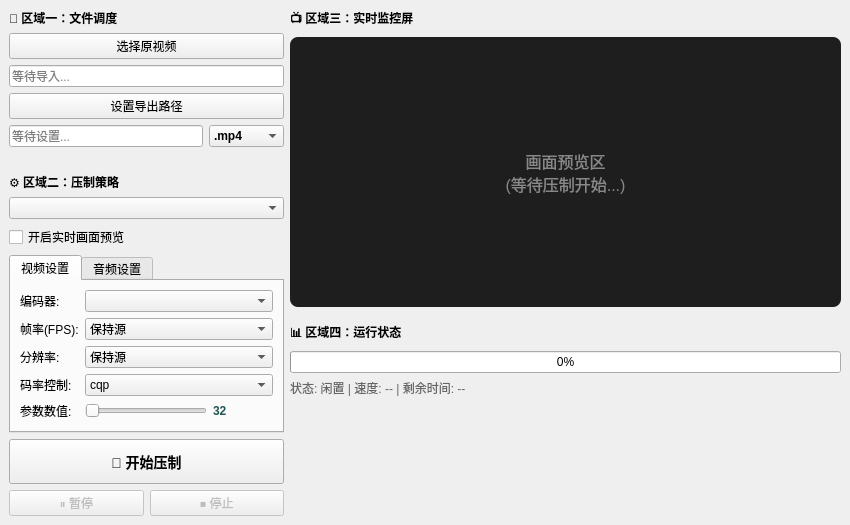
<?xml version="1.0" encoding="UTF-8"?>
<ui version="4.0">
 <class>MainWindow</class>
 <widget class="QMainWindow" name="MainWindow">
  <property name="geometry">
   <rect>
    <x>0</x>
    <y>0</y>
    <width>850</width>
    <height>500</height>
   </rect>
  </property>
  <property name="windowTitle">
   <string>xxh视频压制工具 v1.0</string>
  </property>
  <widget class="QWidget" name="centralwidget">
   <layout class="QHBoxLayout" name="main_layout" stretch="1,2">
    <item>
     <layout class="QVBoxLayout" name="left_panel">
      <item>
       <widget class="QLabel" name="label_1">
        <property name="text"><string>&lt;b&gt;📁 区域一：文件调度&lt;/b&gt;</string></property>
       </widget>
      </item>
      <item>
       <widget class="QPushButton" name="btn_input">
        <property name="text"><string>选择原视频</string></property>
       </widget>
      </item>
      <item>
       <widget class="QLineEdit" name="txt_input">
        <property name="placeholderText"><string>等待导入...</string></property>
       </widget>
      </item>
      <item>
       <widget class="QPushButton" name="btn_output">
        <property name="text"><string>设置导出路径</string></property>
       </widget>
      </item>
      <item>
       <layout class="QHBoxLayout" name="output_layout">
        <item>
         <widget class="QLineEdit" name="txt_output">
          <property name="placeholderText"><string>等待设置...</string></property>
         </widget>
        </item>
        <item>
         <widget class="QComboBox" name="cb_format">
          <property name="minimumSize"><size><width>75</width><height>0</height></size></property>
          <property name="styleSheet"><string>font-weight: bold;</string></property>
          <item><property name="text"><string>.mp4</string></property></item>
          <item><property name="text"><string>.mkv</string></property></item>
          <item><property name="text"><string>.mov</string></property></item>
          <item><property name="text"><string>.flv</string></property></item>
          <item><property name="text"><string>.avi</string></property></item>
         </widget>
        </item>
       </layout>
      </item>
      <item>
       <spacer name="verticalSpacer_1">
        <property name="orientation"><enum>Qt::Vertical</enum></property>
        <property name="sizeType"><enum>QSizePolicy::Fixed</enum></property>
        <property name="sizeHint"><size><width>20</width><height>20</height></size></property>
       </spacer>
      </item>
      <item>
       <widget class="QLabel" name="label_2">
        <property name="text"><string>&lt;b&gt;⚙️ 区域二：压制策略&lt;/b&gt;</string></property>
       </widget>
      </item>
      <item>
       <widget class="QComboBox" name="combo_preset"/>
      </item>
      <item>
       <widget class="QCheckBox" name="chk_preview">
        <property name="text"><string>开启实时画面预览</string></property>
       </widget>
      </item>
      <item>
       <widget class="QTabWidget" name="tab_custom">
        <property name="visible"><bool>false</bool></property>
        <property name="currentIndex"><number>0</number></property>
        <widget class="QWidget" name="tab_video">
         <attribute name="title"><string>视频设置</string></attribute>
         <layout class="QFormLayout" name="layout_video">
          <item row="0" column="0"><widget class="QLabel" name="lbl_v1"><property name="text"><string>编码器:</string></property></widget></item>
          <item row="0" column="1"><widget class="QComboBox" name="cb_v_encoder"/></item>
          <item row="1" column="0"><widget class="QLabel" name="lbl_v2"><property name="text"><string>帧率(FPS):</string></property></widget></item>
          <item row="1" column="1">
           <widget class="QComboBox" name="cb_v_fps">
            <item><property name="text"><string>保持源</string></property></item>
            <item><property name="text"><string>24</string></property></item>
            <item><property name="text"><string>30</string></property></item>
            <item><property name="text"><string>60</string></property></item>
           </widget>
          </item>
          <item row="2" column="0"><widget class="QLabel" name="lbl_v3"><property name="text"><string>分辨率:</string></property></widget></item>
          <item row="2" column="1">
           <widget class="QComboBox" name="cb_v_res">
            <item><property name="text"><string>保持源</string></property></item>
            <item><property name="text"><string>720p</string></property></item>
            <item><property name="text"><string>1080p</string></property></item>
            <item><property name="text"><string>1440p</string></property></item>
            <item><property name="text"><string>2160p</string></property></item>
           </widget>
          </item>
          <item row="3" column="0"><widget class="QLabel" name="lbl_v4"><property name="text"><string>码率控制:</string></property></widget></item>
          <item row="3" column="1">
           <widget class="QComboBox" name="cb_v_rc">
            <item><property name="text"><string>cqp</string></property></item>
            <item><property name="text"><string>vbr</string></property></item>
            <item><property name="text"><string>cbr</string></property></item>
           </widget>
          </item>
          <item row="4" column="0"><widget class="QLabel" name="lbl_v5"><property name="text"><string>参数数值:</string></property></widget></item>
          <item row="4" column="1">
           <layout class="QHBoxLayout" name="val_layout">
            <item>
             <widget class="QSlider" name="sld_v_value">
              <property name="orientation"><enum>Qt::Horizontal</enum></property>
             </widget>
            </item>
            <item>
             <widget class="QLabel" name="lbl_v_val_display">
              <property name="minimumSize"><size><width>60</width><height>0</height></size></property>
              <property name="styleSheet"><string>font-weight: bold; color: #225555;</string></property>
              <property name="text"><string>32</string></property>
             </widget>
            </item>
           </layout>
          </item>
         </layout>
        </widget>
        <widget class="QWidget" name="tab_audio">
         <attribute name="title"><string>音频设置</string></attribute>
         <layout class="QFormLayout" name="layout_audio">
          <item row="0" column="0"><widget class="QLabel" name="lbl_a1"><property name="text"><string>编码器:</string></property></widget></item>
          <item row="0" column="1">
           <widget class="QComboBox" name="cb_a_encoder">
            <item><property name="text"><string>aac</string></property></item>
            <item><property name="text"><string>mp3</string></property></item>
            <item><property name="text"><string>copy</string></property></item>
            <item><property name="text"><string>an (剥离静音)</string></property></item>
           </widget>
          </item>
          <item row="1" column="0"><widget class="QLabel" name="lbl_a2"><property name="text"><string>码率:</string></property></widget></item>
          <item row="1" column="1">
           <widget class="QComboBox" name="cb_a_bitrate">
            <item><property name="text"><string>320k</string></property></item>
            <item><property name="text"><string>192k</string></property></item>
            <item><property name="text"><string>128k</string></property></item>
           </widget>
          </item>
          <item row="2" column="0"><widget class="QLabel" name="lbl_a3"><property name="text"><string>采样率:</string></property></widget></item>
          <item row="2" column="1">
           <widget class="QComboBox" name="cb_a_sample">
            <item><property name="text"><string>保持源</string></property></item>
            <item><property name="text"><string>44100</string></property></item>
            <item><property name="text"><string>48000</string></property></item>
           </widget>
          </item>
         </layout>
        </widget>
       </widget>
      </item>
      <item>
       <spacer name="verticalSpacer_2">
        <property name="orientation"><enum>Qt::Vertical</enum></property>
        <property name="sizeHint"><size><width>20</width><height>40</height></size></property>
       </spacer>
      </item>
      <item>
       <widget class="QPushButton" name="btn_start">
        <property name="minimumSize"><size><width>0</width><height>45</height></size></property>
        <property name="styleSheet"><string>font-weight: bold; font-size: 14px;</string></property>
        <property name="text"><string>🚀 开始压制</string></property>
       </widget>
      </item>
      <item>
       <layout class="QHBoxLayout" name="btn_layout">
        <item>
         <widget class="QPushButton" name="btn_pause">
          <property name="enabled"><bool>false</bool></property>
          <property name="text"><string>⏸ 暂停</string></property>
         </widget>
        </item>
        <item>
         <widget class="QPushButton" name="btn_stop">
          <property name="enabled"><bool>false</bool></property>
          <property name="text"><string>⏹ 停止</string></property>
         </widget>
        </item>
       </layout>
      </item>
     </layout>
    </item>
    <item>
     <layout class="QVBoxLayout" name="right_panel">
      <item>
       <widget class="QLabel" name="label_3">
        <property name="text"><string>&lt;b&gt;📺 区域三：实时监控屏&lt;/b&gt;</string></property>
       </widget>
      </item>
      <item>
       <widget class="QLabel" name="lbl_preview">
        <property name="minimumSize"><size><width>480</width><height>270</height></size></property>
        <property name="styleSheet"><string>background-color: #1e1e1e; color: #888888; border-radius: 8px; font-size: 16px;</string></property>
        <property name="text"><string>画面预览区
(等待压制开始...)</string></property>
        <property name="alignment"><set>Qt::AlignCenter</set></property>
       </widget>
      </item>
      <item>
       <spacer name="verticalSpacer_3">
        <property name="orientation"><enum>Qt::Vertical</enum></property>
        <property name="sizeType"><enum>QSizePolicy::Fixed</enum></property>
        <property name="sizeHint"><size><width>20</width><height>10</height></size></property>
       </spacer>
      </item>
      <item>
       <widget class="QLabel" name="label_4">
        <property name="text"><string>&lt;b&gt;📊 区域四：运行状态&lt;/b&gt;</string></property>
       </widget>
      </item>
      <item>
       <widget class="QProgressBar" name="progress_bar">
        <property name="value"><number>0</number></property>
       </widget>
      </item>
      <item>
       <widget class="QLabel" name="lbl_status">
        <property name="styleSheet"><string>color: #666666;</string></property>
        <property name="text"><string>状态: 闲置 | 速度: -- | 剩余时间: --</string></property>
       </widget>
      </item>
      <item>
       <spacer name="verticalSpacer_4">
        <property name="orientation"><enum>Qt::Vertical</enum></property>
        <property name="sizeHint"><size><width>20</width><height>40</height></size></property>
       </spacer>
      </item>
     </layout>
    </item>
   </layout>
  </widget>
 </widget>
 <resources/>
 <connections/>
</ui>
